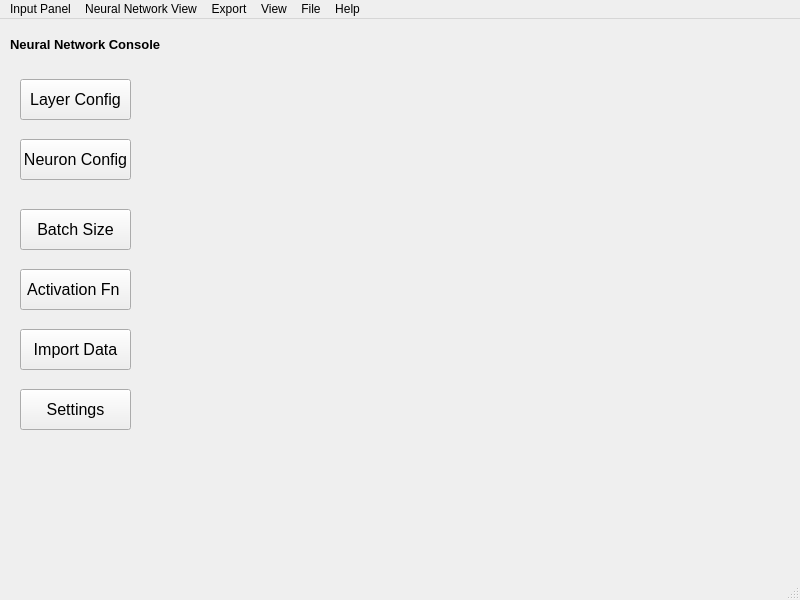
<?xml version="1.0" encoding="UTF-8"?>
<ui version="4.0">
 <class>MainWindow</class>
 <widget class="QMainWindow" name="MainWindow">
  <property name="geometry">
   <rect>
    <x>0</x>
    <y>0</y>
    <width>800</width>
    <height>600</height>
   </rect>
  </property>
  <property name="windowTitle">
   <string>MainWindow</string>
  </property>
  <widget class="QWidget" name="centralwidget">
   <widget class="QLabel" name="label">
    <property name="geometry">
     <rect>
      <x>10</x>
      <y>0</y>
      <width>151</width>
      <height>51</height>
     </rect>
    </property>
    <property name="font">
     <font>
      <family>Arial</family>
      <pointsize>10</pointsize>
      <weight>75</weight>
      <bold>true</bold>
     </font>
    </property>
    <property name="text">
     <string>Neural Network Console</string>
    </property>
   </widget>
   <widget class="QPushButton" name="pushButton">
    <property name="geometry">
     <rect>
      <x>20</x>
      <y>60</y>
      <width>111</width>
      <height>41</height>
     </rect>
    </property>
    <property name="font">
     <font>
      <pointsize>12</pointsize>
     </font>
    </property>
    <property name="text">
     <string>Layer Config</string>
    </property>
   </widget>
   <widget class="QPushButton" name="pushButton_2">
    <property name="geometry">
     <rect>
      <x>20</x>
      <y>250</y>
      <width>111</width>
      <height>41</height>
     </rect>
    </property>
    <property name="font">
     <font>
      <pointsize>12</pointsize>
     </font>
    </property>
    <property name="text">
     <string>Activation Fn </string>
    </property>
   </widget>
   <widget class="QPushButton" name="pushButton_3">
    <property name="geometry">
     <rect>
      <x>20</x>
      <y>190</y>
      <width>111</width>
      <height>41</height>
     </rect>
    </property>
    <property name="font">
     <font>
      <pointsize>12</pointsize>
     </font>
    </property>
    <property name="text">
     <string>Batch Size</string>
    </property>
   </widget>
   <widget class="QPushButton" name="pushButton_4">
    <property name="geometry">
     <rect>
      <x>20</x>
      <y>120</y>
      <width>111</width>
      <height>41</height>
     </rect>
    </property>
    <property name="font">
     <font>
      <pointsize>12</pointsize>
     </font>
    </property>
    <property name="text">
     <string>Neuron Config</string>
    </property>
   </widget>
   <widget class="QPushButton" name="pushButton_5">
    <property name="geometry">
     <rect>
      <x>20</x>
      <y>310</y>
      <width>111</width>
      <height>41</height>
     </rect>
    </property>
    <property name="font">
     <font>
      <pointsize>12</pointsize>
     </font>
    </property>
    <property name="text">
     <string>Import Data</string>
    </property>
   </widget>
   <widget class="QPushButton" name="pushButton_6">
    <property name="geometry">
     <rect>
      <x>20</x>
      <y>370</y>
      <width>111</width>
      <height>41</height>
     </rect>
    </property>
    <property name="font">
     <font>
      <pointsize>12</pointsize>
     </font>
    </property>
    <property name="text">
     <string>Settings</string>
    </property>
   </widget>
  </widget>
  <widget class="QMenuBar" name="menubar">
   <property name="geometry">
    <rect>
     <x>0</x>
     <y>0</y>
     <width>800</width>
     <height>22</height>
    </rect>
   </property>
   <widget class="QMenu" name="menuInput_Panel">
    <property name="title">
     <string>Input Panel</string>
    </property>
   </widget>
   <widget class="QMenu" name="menuProcessing_Panel">
    <property name="title">
     <string>Neural Network View</string>
    </property>
   </widget>
   <widget class="QMenu" name="menuExport">
    <property name="title">
     <string>Export</string>
    </property>
   </widget>
   <widget class="QMenu" name="menuView">
    <property name="title">
     <string>View</string>
    </property>
   </widget>
   <widget class="QMenu" name="menuFile">
    <property name="title">
     <string>File</string>
    </property>
   </widget>
   <widget class="QMenu" name="menuHelp">
    <property name="title">
     <string>Help</string>
    </property>
   </widget>
   <addaction name="menuInput_Panel"/>
   <addaction name="menuProcessing_Panel"/>
   <addaction name="menuExport"/>
   <addaction name="menuView"/>
   <addaction name="menuFile"/>
   <addaction name="menuHelp"/>
  </widget>
  <widget class="QStatusBar" name="statusbar"/>
 </widget>
 <resources/>
 <connections/>
</ui>
